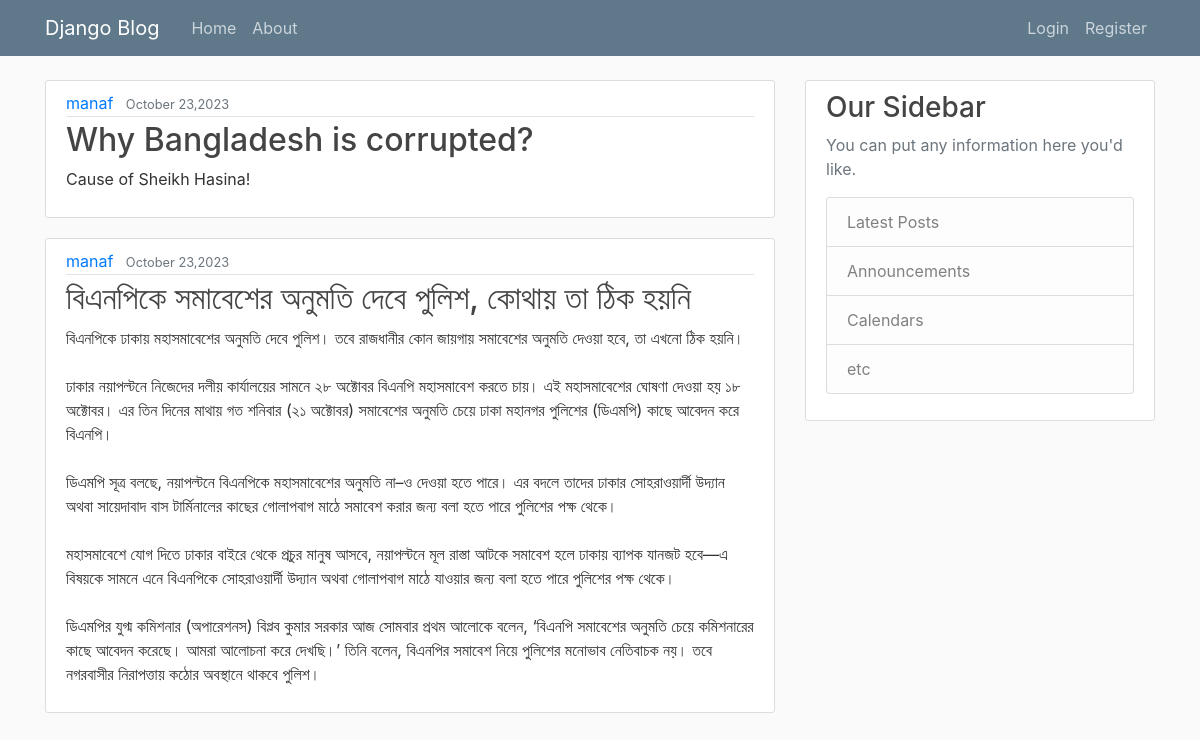
The page /about/ on the database its author committed.
### blog/models.py (models this page shows, shortened)
class Post(models.Model):
    title = models.CharField(max_length=150)
    content = models.TextField()
    date_posted = models.DateTimeField(default=timezone.now)
    author = models.ForeignKey(User,on_delete=models.CASCADE)

### blog/views.py (the view)
# urls.py: path('about/', views.about, name="blog-about"),
def about(request):
    blog_post = Post.objects.all()
    return render(request, 'blog/about.html',{"blog_post": blog_post})

### blog/templates/blog/about.html
{%extends "blog/base.html"%}
{% block content%}
{%for post in blog_post%}
<article class="media content-section">
  <div class="media-body">
    <div class="article-metadata">
      <a class="mr-2" href="#">{{ post.author }}</a>
      <small class="text-muted">{{ post.date_posted | date:"F d,Y" }}</small>
    </div>
    <h2><a class="article-title" href="#">{{ post.title }}</a></h2>
    <p class="article-content">{{ post.content }}</p>
  </div>
</article>
{%endfor%}
{% endblock %}

### blog/static/blog/main.css (style rules this page uses)
body { background: #fafafa; color: #333333; margin-top: 5rem; }
h1, h2, h3, h4, h5, h6 { color: #444444; }
.content-section { background: #ffffff; padding: 10px 20px; border: 1px solid #dddddd; border-radius: 3px; margin-bottom: 20px; }
.article-title { color: #444444; }
.article-content { white-space: pre-line; }
.article-metadata { padding-bottom: 1px; margin-bottom: 4px; border-bottom: 1px solid #e3e3e3 }

### rows shown on the page
Post: author "manaf", date_posted "October 23,2023", title "Why Bangladesh is corrupted?", content "Cause of Sheikh Hasina!"
Post: author "manaf", date_posted "October 23,2023", title "বিএনপিকে সমাবেশের অনুমতি দেবে পুলিশ, কোথায় তা ঠিক হয়নি", content "বিএনপিকে ঢাকায় মহাসমাবেশের অনুমতি দেবে পুলিশ। তবে রাজধানীর কোন জায়গায় সমাবেশের অনুমতি দেওয়া হবে, তা এখনো ঠিক হয়নি। ঢাকার নয়াপল্টনে নিজেদের দলীয় কার্যালয়ের সামনে ২৮ অক্টোবর বিএনপি মহাসমাবেশ করতে চায়। এই মহাসমাবেশের ঘোষণা দেওয়া হয় ১৮ অক্টোবর। এর তিন দিনের মাথায় গত শনিবার (২১ অক্টোবর) সমাবেশের অনুমতি চেয়ে ঢাকা মহানগর পুলিশের (ডিএমপি) কাছে আবেদন করে বিএনপি। ডিএমপি সূত্র বলছে, নয়াপল্টনে বিএনপিকে মহাসমাবেশের অনুমতি না–ও দেওয়া হতে পারে। এর বদলে তাদের ঢাকার সোহরাওয়ার্দী উদ্যান অথবা সায়েদাবাদ বাস টার্মিনালের কাছের গোলাপবাগ মাঠে সমাবেশ করার জন্য বলা হতে পারে পুলিশের পক্ষ থেকে। মহাসমাবেশে যোগ দিতে ঢাকার বাইরে থেকে প্রচুর মানুষ আসবে, নয়াপল্টনে মূল রাস্তা আটকে সমাবেশ হলে ঢাকায় ব্যাপক যানজট হবে—এ বিষয়কে…"
